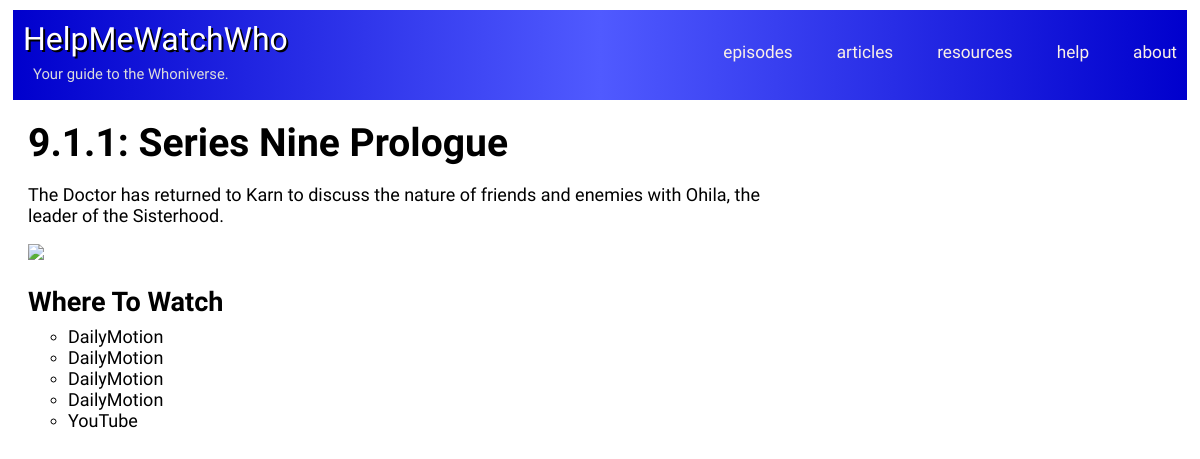
The page /episodes.php?episodeID=16&seasonID=1 on the database its author committed.
### tables this page shows
CREATE TABLE IF NOT EXISTS `Episodes` (
  `EpisodeID` int(11) NOT NULL,
  `Type` int(11) NOT NULL,
  `Title` varchar(100) NOT NULL,
  `Season` varchar(50) NOT NULL,
  `Story` varchar(50) NOT NULL,
  `Description` text NOT NULL
);

CREATE TABLE IF NOT EXISTS `WhereToWatch` (
  `Source` varchar(50) NOT NULL,
  `Link` varchar(500) NOT NULL,
  `LinkID` int(11) NOT NULL
);

### helper.php (called while the page is built, shortened)
<?php
function db_connect() {
    static $connection;
    if(!isset($connection)) {
        $config = parse_ini_file('/var/www/config.ini');
        $connection = mysqli_connect('localhost', $config['username'], $config['password'], $config['dbname']);
    }
    return $connection;
}
function db_query($query) {
    $connection = db_connect();
    $result = mysqli_query($connection,$query);
    return $result;
}
function db_select($query) {
    $rows = array();
    $result = db_query($query);
    while ($row = mysqli_fetch_assoc($result)) {
        $rows[] = $row;
    }
    return $rows;
}
function db_quote($value) {
    $connection = db_connect();
    return "'" . mysqli_real_escape_string($connection,$value) . "'";
}
?>

### episodes.php (the view, shortened to what this page needs)
<?php
	require("helper.php");
	$episodeID = db_quote($_GET['episodeID']);
	$ep2id = $episodeID + 1;
	$rows = db_select("SELECT * FROM `Episodes` WHERE `EpisodeID` = $episodeID");
	$rows2 = db_select("SELECT * FROM `Episodes` WHERE `EpisodeID` = $ep2id");
	$season2 = $rows2[0][Season];
	$title = $rows[0][Title];
	$desc = $rows[0][Description];
	$season = $rows[0][Season];
	$type = $rows[0][Type];
?>
<!DOCTYPE html>
<html>
<head>
	<link type="text/css" rel="stylesheet" href="episodes style.css">
	<link type="text/css" rel="stylesheet" href="link-colors.css">
</head>
<?php include("header.php"); ?>
<body onLoad="sortEpisodes();">
<div id="everything">
<div id="left">
	<h1><?php echo $season; ?><?php if ($type == 1) { echo "/" . $season2; } ?>: <?php echo $title; ?></h1>
	<p><?php echo $desc; ?></p>
	<?php
		$epIDnoQuotes = str_replace("'", "", $episodeID);
	?>
	<img <?php echo "src='Screencaps/" . $epIDnoQuotes . ".jpg'"; ?>/>
	<br>
	<?php
		if ($type == 3) {
			$a = db_select("SELECT * FROM `CW Episodes` WHERE `LinkID` = $episodeID");
			foreach ($a as $x) {
				$t = $x[Title];
				if (strpos($t, 'Part ') !== false) {
					echo "<h2>Where To Watch " . $t . "</h2>";
				} else {
					echo "<h2>Where To Watch <i>" . $t . "</i></h2>";
				}
				$epID = $x[EpisodeID];
				$m = $x[Missing];
				if ($m) {
					echo "<span id='missing'>(missing)</span>";
				}
				echo "<br>";
				$wtw = db_select("SELECT * FROM `CW WhereToWatch` WHERE `LinkID` = $epID");
				if ($wtw === false) {
					$error = db_error();
				}
				if (empty($wtw)) {
					echo "<p>We haven't found this episode online yet.</p>";
				} else {
					echo "<ul>";
					foreach($wtw as $x) {
						echo "<li><a href='" . $x[Link] . "'>" . $x[Source] . "</a></li>";
					}
					echo "</ul>";
				}
			}
		} else {
			echo "<h2>Where To Watch";
			echo "</h2>";
			$wtw = db_select("SELECT * FROM `WhereToWatch` WHERE `LinkID` = $episodeID");
			if (empty($wtw)) {
				echo "<p>We haven't found this episode online yet.</p>";
			} else {
				echo "<ul>";
				foreach($wtw as $x) {
					echo "<li><a href='" . $x[Link] . "'>" . $x[Source] . "</a></li>";
				}
				echo "</ul>";
			}
		}
	?>
	</div>
<div id ="right">
</div>
</div>
</body>
</html>

### episodes style.css (style rules this page uses)
#everything { font-family: 'Maven Pro', sans-serif; margin-left: 20px; }
li a { text-decoration: none; color: black; font-size: 19px; }
li { list-style-type: circle; }
li a { font-size: calc(6px + 1vw); }
ul { margin-top: 4px; }
h1 { font-size: calc(3px + 3vw); display: inline; margin-bottom: 0px; }
h2 { font-size: calc(3px + 2vw); margin-bottom: 4px; display: inline-block; }
p { font-size: calc(6px + 1vw); }
img { width: 40vw; height: auto; }
#left { margin-right: 33%; }
#right { margin-left: 10px; float: right; width: 33%; display: inline-block; position: fixed; top: 100px; right: 0px; text-align: right; height: 100%; overflow: auto; margin-right: 20px; }

### header style.css (style rules this page uses)
body { font-family: 'Maven Pro', sans-serif; }

### rows shown on the page
episodes: Season "9.1.1", Title "Series Nine Prologue", Description "The Doctor has returned to Karn to discuss the nature of friends and enemies with Ohila, the leader of the Sisterhood."
wheretowatch: Source "DailyMotion"
wheretowatch: Source "DailyMotion"
wheretowatch: Source "DailyMotion"
wheretowatch: Source "DailyMotion"
wheretowatch: Source "YouTube"
